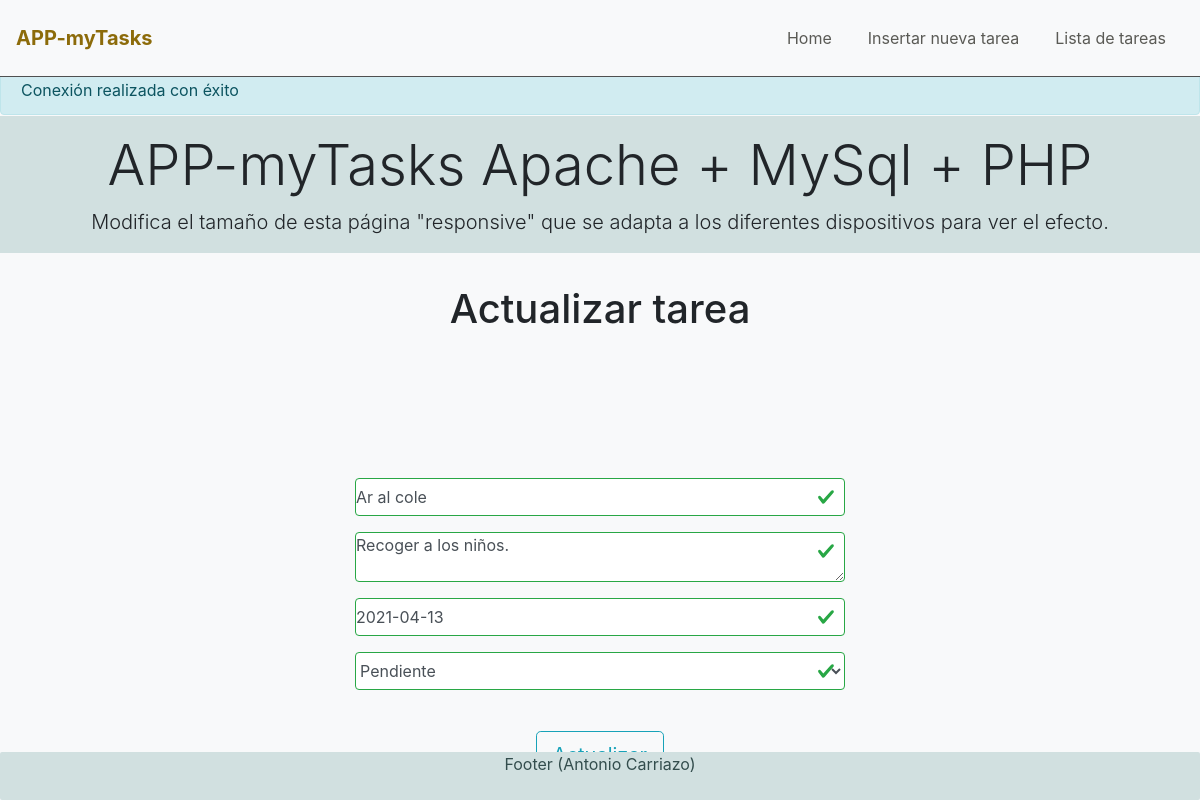
The app's page /edit.php?id=4 with its own data.
### tables this page shows
CREATE TABLE `listaTareas` (
  `idTarea` int NOT NULL,
  `nombreTarea` varchar(30) NOT NULL,
  `comentariosTarea` varchar(255) DEFAULT NULL,
  `fechaTopeTarea` date DEFAULT NULL,
  `completadaTarea` tinyint(1) DEFAULT '0'
);

### edit.php (the view, shortened to what this page needs)
<?php
require('db.php');
$idTarea = $_REQUEST['id'];
$consulta = "SELECT * from listaTareas where idTarea='" . $idTarea . "'";
try
{
    $resultadoConsultaSelect = $conexion->prepare($consulta);
    $resultadoConsultaSelect->setFetchMode(PDO::FETCH_ASSOC);
    $resultadoConsultaSelect->execute();
}
catch(PDOException $error)
{
    erroresConsulta($consulta, $error->getMessage());
}
$fila = $resultadoConsultaSelect->fetch();
?>
<?php
include_once('header.php');
?>
        <div class="form">
            <h1>Actualizar tarea</h1>
            <?php
            if (isset($_POST['nuevo']) && $_POST['nuevo'] == 1) {
                $idTarea = $_REQUEST['idTarea'];
                $nombreTarea = $_REQUEST['nombreTarea'];
                $comentariosTarea = $_REQUEST['comentariosTarea'];
                $fechaTopeTarea = $_REQUEST['fechaTopeTarea'];
                if ($_REQUEST['completadaTarea']=="Pendiente") {
                    $completadaTarea=0;
                    }else {
                        $completadaTarea=1;
                        }
                $consultaActualizacion = "update listaTareas set nombreTarea='" . $nombreTarea . "', comentariosTarea='" . $comentariosTarea . "', fechaTopeTarea='" . $fechaTopeTarea . "', completadaTarea='" . $completadaTarea . "' where idTarea='" . $idTarea . "'";
                try
                {
                    $resultadoConsultaUpdate = $conexion->prepare($consultaActualizacion);
                    $resultadoConsultaUpdate->setFetchMode(PDO::FETCH_ASSOC);
                    $resultadoConsultaUpdate->execute();
                }
                catch(PDOException $error)
                {
                    erroresConsulta($consultaActualizacion, $error->getMessage());
                }
                $estado = "Tarea actualizada correctamente.";
                  echo  "<p class='alerta'>". $estado ."</p>";
                    ?>
                  <div class='row centrado'>
                    <div class='col text-center'>
                      <button type='button' class='btn btn-outline-info btn-lg' href='view.php'><a class='nav-link' href='view.php' >Ver tareas<span class='sr-only'>(current)</span></a></button>
                    </div>
                  </div>
                    <p></p>
                <?php
            } else {
                 ?>
                <div class="divFormulario ">
                    <form class="was-validated" name="form" method="post" action="">
                        <div class="form-group">
                            <p><input class="form-control" type="text" name="nombreTarea" placeholder="Título" required value="<?php echo $fila['nombreTarea']; ?>" /></p>
                        </div>
                        <div class="form-group">
                            <p><textarea class="form-control" type="text" name="comentariosTarea" placeholder="Comentarios" required ><?php echo $fila['comentariosTarea']; ?></textarea></p>
                        </div>
                        <div class="form-group">
                            <p><input class="form-control" type="text" name="fechaTopeTarea" placeholder="Fecha Tope" required value="<?php echo $fila['fechaTopeTarea']; ?>" /></p>
                        </div>
                        <div class="form-group">
                            <p><select class="form-control" type="text" name="completadaTarea" placeholder="Completada" required>
                                    <option selected="selected"><?php
                                            if ($fila["completadaTarea"]==0) {
                                              echo "Pendiente";
                                            }else {
                                              echo "Completada";
                                            }
                                 ?></option>
                                </select>
                            </p>
                        </div>
                    </div>
                        <p><input class="btn btn-outline-info btn-lg" name="submit" type="submit" value="Actualizar" /></p>
            <?php
            }
            ?>
<?php
include_once('footer.php');
?>

### css/styles.css (style rules this page uses)
body { padding-top: 65px; background-color:#f8f9fa; margin: 0; }
h1 { text-align: center; margin: 0em; }
p { text-align: center; margin-bottom:0em; }
form { margin:0; }
.form-control { margin:0em; padding:0em; width:100%; }
.divFormulario { margin-top:1%; margin-left:20%; margin-right:20%; }
.was-validated { margin: auto; width: 50%; padding: 10px; }
@media only screen and (min-width: 769px) and (max-width: 1200px) { .divFormulario { margin-top:10%; margin-left:20%; margin-right:20%; } }
@media only screen and (min-width: 769px) and (max-width: 1200px) { .was-validated { margin: auto; width: 75%; padding: 25px; } }

### records on screen
listatareas: nombreTarea "Ar al cole", comentariosTarea "Recoger a los niños.", fechaTopeTarea "2021-04-13", completadaTarea "Pendiente"
